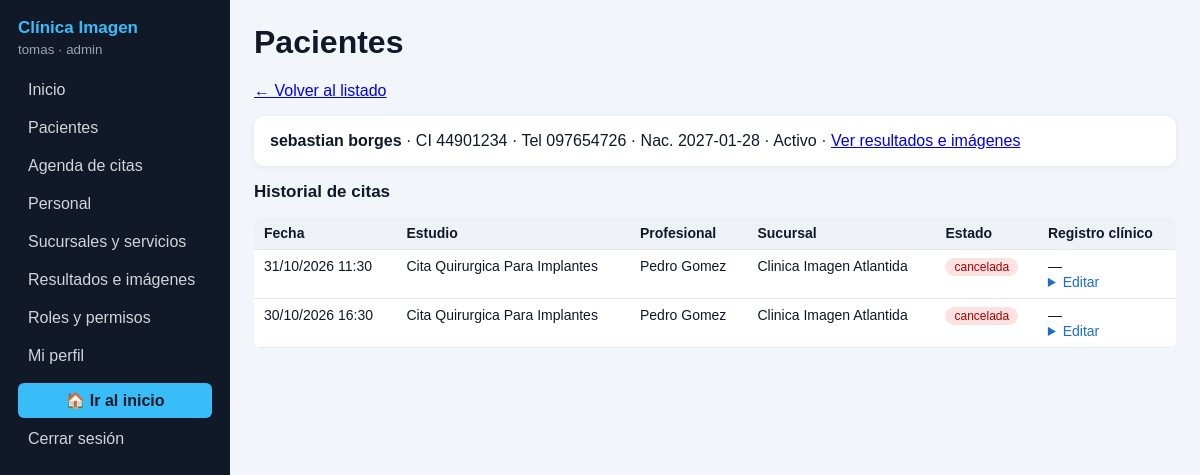
The app's page /admin/pacientes.php?ver=7 (signed in) with its own data.
### tables this page shows
CREATE TABLE `usuarios` (
  `id_usuario` int(11) NOT NULL,
  `nombre_completo` varchar(100) NOT NULL,
  `email` varchar(100) NOT NULL,
  `cedula` varchar(20) NOT NULL,
  `contrasena` varchar(255) NOT NULL,
  `rol` varchar(30) NOT NULL,
  `fecha_nacimiento` date DEFAULT NULL,
  `telefono` varchar(20) DEFAULT NULL,
  `activo` tinyint(1) NOT NULL DEFAULT 1
);

CREATE TABLE `cita` (
  `id_cita` int(11) NOT NULL,
  `fecha` date NOT NULL,
  `hora_inicio` time NOT NULL,
  `hora_fin` time NOT NULL,
  `estado` varchar(30) NOT NULL DEFAULT 'pendiente',
  `id_paciente` int(11) NOT NULL,
  `id_profesional` int(11) NOT NULL,
  `id_sucursal` int(11) NOT NULL,
  `id_estudio` int(11) NOT NULL,
  `id_hc` int(11) DEFAULT NULL
);

CREATE TABLE `estudio` (
  `id_estudio` int(11) NOT NULL,
  `nombre` varchar(100) NOT NULL,
  `tipo_de_estudio` varchar(50) DEFAULT NULL,
  `es_por_referencia` tinyint(1) DEFAULT 0,
  `duracion` varchar(11) DEFAULT NULL,
  `preparacion` text DEFAULT NULL
);

CREATE TABLE `sucursal` (
  `id_sucursal` int(11) NOT NULL,
  `nombre` varchar(100) NOT NULL,
  `departamento` varchar(50) DEFAULT NULL,
  `localidad` varchar(50) DEFAULT NULL,
  `calle` varchar(100) DEFAULT NULL
);

### db.php (called while the page is built, shortened)
<?php
function e($texto) {
    return htmlspecialchars($texto ?? '', ENT_QUOTES, 'UTF-8');
}

### admin/pacientes.php (the view, shortened to what this page needs)
<?php
require 'base.php'; exigir('pacientes');
$m = ''; $errs = [];
$clinico = in_array($yo['rol'], ['admin', 'profesional']);
$ver = (int)($_GET['ver'] ?? 0); $ed = (int)($_GET['editar'] ?? 0);
top('Pacientes'); echo msg($m); foreach ($errs as $x) echo msg($x, 'error');
if ($ver || $ed) {
    $q = $pdo->prepare("SELECT * FROM usuarios WHERE id_usuario=? AND rol='paciente'"); $q->execute([$ver ?: $ed]); $pa = $q->fetch();
    echo '<p><a href="pacientes.php">← Volver al listado</a></p>';
    if (!$pa) echo '<p>Paciente no encontrado.</p>';
     else {
        echo '<div class="caja"><b>' . e($pa['nombre_completo']) . '</b> · CI ' . e($pa['cedula']) . ' · Tel ' . e($pa['telefono']) . ' · Nac. ' . e($pa['fecha_nacimiento'])
           . ' · ' . ($pa['activo'] ? 'Activo' : 'De baja') . (in_array('resultados', $permitidos) ? ' · <a href="resultados.php?paciente=' . $ver . '">Ver resultados e imágenes</a>' : '') . '</div>';
        $q = $pdo->prepare('SELECT c.id_cita, c.fecha, c.hora_inicio, c.estado, e.nombre estudio, s.nombre sucursal, up.nombre_completo prof, hc.tratamiento, hc.nota
                            FROM cita c JOIN estudio e ON e.id_estudio=c.id_estudio JOIN sucursal s ON s.id_sucursal=c.id_sucursal
                            JOIN usuarios up ON up.id_usuario=c.id_profesional LEFT JOIN historial_clinico hc ON hc.id_hc=c.id_hc
                            WHERE c.id_paciente=? ORDER BY c.fecha DESC, c.hora_inicio DESC');
        $q->execute([$ver]); $filas = $q->fetchAll();
        echo '<h2>Historial de citas</h2><div class="scroll"><table><tr><th>Fecha</th><th>Estudio</th><th>Profesional</th><th>Sucursal</th><th>Estado</th><th>Registro clínico</th></tr>';
        foreach ($filas as $c) {
            echo '<tr><td>' . e(date('d/m/Y', strtotime($c['fecha']))) . ' ' . e(substr($c['hora_inicio'], 0, 5)) . '</td><td>' . e($c['estudio']) . '</td><td>' . e($c['prof'])
               . '</td><td>' . e($c['sucursal']) . '</td><td>' . bd($c['estado']) . '</td><td>'
               . ($c['tratamiento'] || $c['nota'] ? '<b>Trat.:</b> ' . e($c['tratamiento']) . '<br><b>Nota:</b> ' . e($c['nota']) : '—');
            if ($clinico) { ?>
                <details><summary>Editar</summary></details>
            <?php }
            echo '</td></tr>';
        }
        echo '</table></div>';
    }
}
pie();

### admin/base.php (shortened to what this page needs)
<?php
require __DIR__ . '/../db.php';
$st = $pdo->prepare('SELECT id_usuario, nombre_completo, rol FROM usuarios WHERE id_usuario = ? AND activo = 1');
$st->execute([$_SESSION['id_usuario']]);
$yo = $st->fetch();
if ($yo['rol'] === 'admin') $permitidos = array_keys(MODULOS);
else { $p = $pdo->prepare('SELECT modulo FROM permiso WHERE rol = ?'); $p->execute([$yo['rol']]); $permitidos = $p->fetchAll(PDO::FETCH_COLUMN); }
function bd($estado) { return '<span class="badge e-' . e(preg_replace('/\W/', '', strtolower($estado))) . '">' . e($estado) . '</span>'; }
function top($titulo) {
    global $yo, $permitidos;
    echo '<!DOCTYPE html><html lang="es"><head><meta charset="UTF-8"><meta name="viewport" content="width=device-width,initial-scale=1"><title>'
       . e($titulo) . ' · Panel</title><link rel="stylesheet" href="admin.css?v=' . filemtime(__DIR__ . '/admin.css') . '"></head><body><div class="app"><nav class="lado"><h2>Clínica Imagen</h2><small>'
       . e($yo['nombre_completo']) . ' · ' . e($yo['rol']) . '</small><a href="index.php">Inicio</a>';
    foreach (MODULOS as $k => $n) if (in_array($k, $permitidos)) echo '<a href="' . $k . '.php">' . e($n) . '</a>';
    echo '<a href="../perfil.php">Mi perfil</a><a href="../index.php" style="background:#38bdf8;color:#111827;text-align:center;font-weight:bold;margin-top:6px">🏠 Ir al inicio</a><a href="../logout.php">Cerrar sesión</a></nav><main><h1>' . e($titulo) . '</h1>';
}
function pie() { echo '</main></div></body></html>'; }

### admin/admin.css (style rules this page uses)
* { box-sizing:border-box }
body { margin:0;font-family:Arial,sans-serif;background:#f2f5f9;color:#111827 }
.app { display:flex;min-height:100vh }
.lado { width:230px;background:#111827;color:#fff;padding:18px;display:flex;flex-direction:column;gap:4px;flex-shrink:0 }
.lado h2 { margin:0;color:#38bdf8 }
.lado small { color:#9ca3af;margin-bottom:12px }
.lado a { color:#d1d5db;text-decoration:none;padding:8px 10px;border-radius:6px }
main { flex:1;padding:24px;min-width:0 }
h1 { margin-top:0 }
h2 { font-size:17px }
table { width:100%;border-collapse:collapse;background:#fff;font-size:14px;border-radius:8px;overflow:hidden }
th,td { text-align:left;padding:8px 10px;border-bottom:1px solid #e5e7eb;vertical-align:top }
th { background:#eef2f7 }
.caja { background:#fff;border-radius:10px;padding:16px;margin-bottom:16px;box-shadow:0 1px 6px #0001 }
.badge { padding:2px 9px;border-radius:10px;font-size:12px;background:#e8f0fb;color:#1b6ec2 }
.e-cancelada { background:#fde2e2;color:#a40000 }
.scroll { overflow-x:auto }
details summary { cursor:pointer;color:#1b6ec2 }

### records on screen
usuarios: nombre_completo "tomas", rol "admin"
usuarios: nombre_completo "sebastian borges", cedula "44901234", telefono "097654726", fecha_nacimiento "2027-01-28"
cita: fecha "31/10/2026", hora_inicio "11:30", id_estudio.nombre "Cita Quirurgica Para Implantes", usuarios.nombre_completo "Pedro Gomez", id_sucursal.nombre "Clinica Imagen Atlantida", estado "cancelada"
cita: fecha "30/10/2026", hora_inicio "16:30", id_estudio.nombre "Cita Quirurgica Para Implantes", usuarios.nombre_completo "Pedro Gomez", id_sucursal.nombre "Clinica Imagen Atlantida", estado "cancelada"

### other values on screen
$n "Pacientes"
$n "Agenda de citas"
$n "Personal"
$n "Sucursales y servicios"
$n "Resultados e imágenes"
$n "Roles y permisos"
$titulo "Pacientes"
